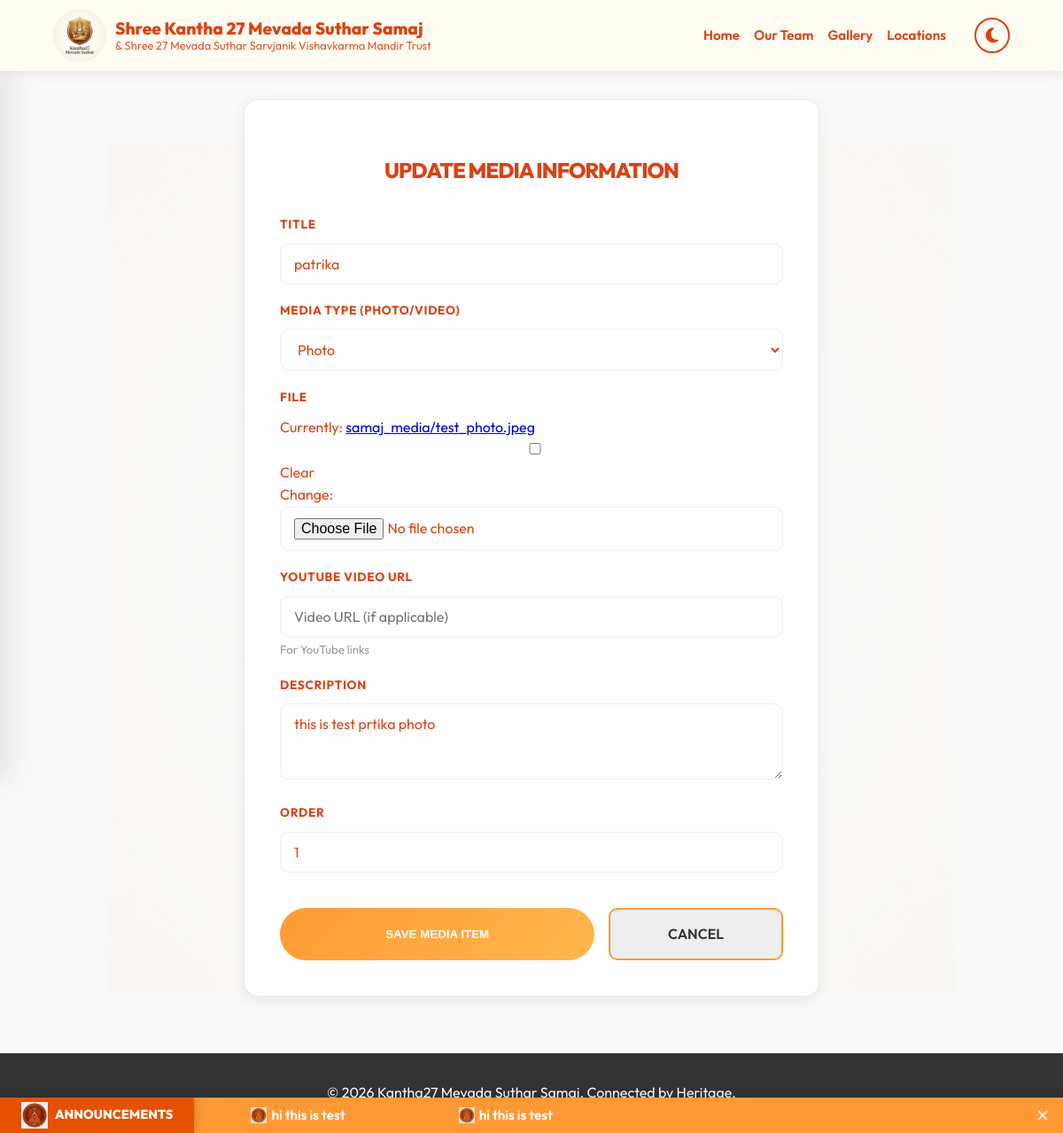
The page /gallery/edit/1/ (signed in) on the database its author committed.
### gallery/models.py (models this page shows, shortened)
class MediaItem(models.Model):
    MEDIA_TYPE_CHOICES = [
        ('PHOTO', 'Photo'),
        ('VIDEO', 'Video'),
    ]
    title = models.CharField(max_length=200)
    media_type = models.CharField(max_length=10, choices=MEDIA_TYPE_CHOICES)
    file = models.FileField(upload_to='samaj_media/', blank=True, null=True)
    video_url = models.URLField(blank=True, null=True, help_text="For YouTube links")
    description = models.TextField(blank=True)
    order = models.PositiveIntegerField(default=0)
    created_at = models.DateTimeField(auto_now_add=True)
    class Meta:
        ordering = ['order', '-created_at']

### news/models.py (models this page shows, shortened)
class NewsAnnouncement(models.Model):
    message = models.TextField(help_text="The announcement text to display in the scroller.")
    is_active = models.BooleanField(default=True, help_text="Toggle visibility of this announcement.")
    scroll_speed = models.IntegerField(default=20, help_text="Speed in seconds (e.g., 20 = Slow, 10 = Fast).")
    created_at = models.DateTimeField(auto_now_add=True)
    updated_at = models.DateTimeField(auto_now=True)

### gallery/views.py (the view)
# urls.py: path('edit/<int:pk>/', views.edit_media, name='edit_media'),
@staff_member_required
def edit_media(request, pk):
    media_item = get_object_or_404(MediaItem, pk=pk)
    if request.method == 'POST':
        form = MediaForm(request.POST, request.FILES, instance=media_item)
        if form.is_valid():
            form.save()
            return redirect('manage_gallery')
    else:
        form = MediaForm(instance=media_item)
    return render(request, 'gallery/media_form.html', {'form': form, 'title': 'Update Media Information'})

### gallery/forms.py
class MediaForm(forms.ModelForm):
    class Meta:
        model = MediaItem
        fields = '__all__'
        widgets = {
            'title': forms.TextInput(attrs={'class': 'form-input', 'placeholder': 'Title'}),
            'description': forms.Textarea(attrs={'class': 'form-input', 'placeholder': 'Description', 'rows': 3}),
            'media_type': forms.Select(attrs={'class': 'form-select'}),
            'video_url': forms.URLInput(attrs={'class': 'form-input', 'placeholder': 'Video URL (if applicable)'}),
            'order': forms.NumberInput(attrs={'class': 'form-input', 'placeholder': 'Display Order'}),
        }
        labels = {
            'media_type': 'Media Type (Photo/Video)',
            'video_url': 'YouTube Video URL',
        }

### news/templatetags/news_tags.py (called while the page is built)
@register.inclusion_tag('news/ticker.html')
def news_ticker():
    announcements = NewsAnnouncement.objects.filter(is_active=True).order_by('-created_at')
    speed = 20
    if announcements.exists():
        speed = announcements.first().scroll_speed
    return {
        'announcements': announcements,
        'speed': speed
    }

### templates/gallery/media_form.html (shortened to what this page needs)
{% extends 'base/base.html' %}
{% block content %}
<div style="max-width: 650px; margin: 0 auto;">
    <div class="glass-card" style="padding: 2.5rem;">
        <h2
            style="color: var(--primary-color); margin-bottom: 2rem; text-align: center; font-weight: 800; letter-spacing: -1px;">
            {{ title|upper }}</h2>
        <form method="post" enctype="multipart/form-data">
            {% for field in form %}
            <div class="form-field-wrapper">
                <label class="form-label" for="{{ field.id_for_label }}">{{ field.label }}</label>
                {{ field }}
                {% if field.help_text %}
                <small style="color: #999; display: block; margin-top: 4px;">{{ field.help_text }}</small>
                {% endif %}
            </div>
            {% endfor %}
            <div style="margin-top: 2.5rem; display: flex; gap: 1rem;">
                <button type="submit" class="btn-primary" style="flex: 2; padding: 15px; font-weight: 700;">SAVE MEDIA
                    ITEM</button>
                <a href="{% url 'manage_gallery' %}" class="btn-secondary"
                    style="flex: 1; text-align: center; background: #eee; color: #333; padding: 15px; border-radius: 10px; font-weight: 600;">CANCEL</a>
            </div>
        </form>
    </div>
</div>
{% endblock %}

### templates/news/ticker.html
{% load static %}
{% if announcements %}
<div class="news-ticker-container">
    <div class="ticker-label">
        <img src="{% static 'img/ticker_logo.png' %}" alt="News" style="height: 30px; margin-right: 8px;">
        Announcements
    </div>
    <div class="ticker-wrap">
        <div class="ticker-move" style="animation-duration: {{ speed }}s;">
            <div class="ticker-group">
                {% for item in announcements %}
                <div class="ticker-item">
                    <img src="{% static 'img/ticker_logo.png' %}" alt="Icon"
                        style="height: 18px; vertical-align: middle; margin-right: 5px; opacity: 0.8;">
                    {{ item.message }}
                </div>
                {% endfor %}
            </div>
            <div class="ticker-group">
                {% for item in announcements %}
                <div class="ticker-item">
                    <img src="{% static 'img/ticker_logo.png' %}" alt="Icon"
                        style="height: 18px; vertical-align: middle; margin-right: 5px; opacity: 0.8;">
                    {{ item.message }}
                </div>
                {% endfor %}
            </div>
        </div>
    </div>
    <button class="ticker-close"
        onclick="document.querySelector('.news-ticker-container').style.display='none';">&times;</button>
</div>
{% endif %}

### static/css/orange_theme.css (style rules this page uses)
:root { --primary-color: #FF9933; --primary-text-dark: #D84315; --secondary-color: #FFF3E0; --accent-color: #E65100; --text-color: #D84315; --text-muted: #BF360C; --text-white: #ffffff; --bg-color: #FEF9E7; --bg-color: #FAFAFA; --glass-bg: rgba(255, 252, 242, 0.95); --shadow-sm: 0 4px 12px rgba(0, 0, 0, 0.08); --shadow-lg: 0 12px 32px rgba(255, 153, 51, 0.15); --gradient-primary: linear-gradient(135deg, #FF9933 0%, #FFB74D 100%); --navbar-height: 80px; --input-bg: #FFFFFF; --input-border: #EEEEEE; }
body { font-family: 'Outfit', sans-serif; background-color: var(--bg-color); color: var(--text-color); margin: 0; padding: 0; background-color: var(--bg-color); color: var(--text-color); margin: 0; padding: 0; line-height: 1.6; position: relative; min-height: 100vh; transition: background-color 0.4s ease, color 0.4s ease; }
h1, h2, h3, h4, h5, h6 { color: var(--primary-text-dark) !important; }
body::before { content: ""; position: fixed; top: 50%; left: 50%; transform: translate(-50%, -50%); width: 80%; height: 80%; background-image: url('../img/logo.png'); background-repeat: no-repeat; background-position: center; background-size: contain; opacity: 0.1; z-index: -1; pointer-events: none; }
.glass-card { background: #FFFFFF; border-radius: 16px; padding: 2rem; box-shadow: 0 4px 15px rgba(0, 0, 0, 0.08); border: 1px solid rgba(0, 0, 0, 0.08); transition: transform 0.3s ease, box-shadow 0.3s ease; backdrop-filter: blur(10px); height: 100%; display: flex; flex-direction: column; }
.btn-primary { background: var(--primary-color); background-image: var(--gradient-primary); color: white; padding: 0.8rem 1.5rem; border-radius: 50px; text-decoration: none; border: none; font-weight: 600; transition: all 0.3s; display: inline-block; cursor: pointer; }
.btn-secondary { background: transparent; color: var(--primary-color); border: 2px solid var(--primary-color); padding: 0.8rem 1.5rem; border-radius: 50px; text-decoration: none; font-weight: 600; transition: all 0.3s; display: inline-block; cursor: pointer; }
.form-field-wrapper { margin-bottom: 1.2rem; }
.form-field-wrapper input, .form-field-wrapper select, .form-field-wrapper textarea { width: 100%; padding: 12px 15px; border: 1.5px solid var(--input-border); border-radius: 10px; font-size: 1rem; font-family: 'Outfit', sans-serif; transition: all 0.3s ease; background: var(--input-bg); color: var(--text-color); box-sizing: border-box; }
.form-label, .info-label, .form-group label { display: block; margin-bottom: 0.6rem; color: var(--primary-text-dark) !important; font-weight: 700; font-size: 0.85rem; letter-spacing: 0.05em; text-transform: uppercase; }
.news-ticker-container { position: fixed; bottom: 0; left: 0; width: 100%; background: var(--primary-color); color: white; height: 40px; display: flex; align-items: center; box-shadow: 0 -2px 10px rgba(0, 0, 0, 0.15); overflow: hidden; z-index: 9999; }
.ticker-label { background: var(--accent-color); padding: 0 1.5rem; height: 100%; display: flex; align-items: center; font-weight: 800; text-transform: uppercase; font-size: 0.9rem; z-index: 2; box-shadow: 2px 0 10px rgba(0, 0, 0, 0.2); }
.ticker-wrap { flex: 1; overflow: hidden; height: 100%; position: relative; display: flex; align-items: center; }
.ticker-move { display: flex; white-space: nowrap; animation-timing-function: linear; animation-name: ticker-left-to-right; animation-iteration-count: infinite; width: max-content; }
.ticker-group { display: flex; flex-shrink: 0; }
.ticker-item { display: flex; align-items: center; padding: 0 4rem; font-size: 0.95rem; font-weight: 600; }
.ticker-close { background: transparent; border: none; color: white; font-size: 1.5rem; padding: 0 1rem; cursor: pointer; line-height: 1; height: 100%; z-index: 3; }

### rows shown on the page
MediaItem: form "patrika" "Photo" "this is test prtika photo" "1"
NewsAnnouncement: message "hi this is test"

### other values the page prints
{{ title|upper }} "UPDATE MEDIA INFORMATION"
{{ field.label }} "TITLE" "MEDIA TYPE (PHOTO/VIDEO)" "FILE" "YOUTUBE VIDEO URL" "DESCRIPTION" "ORDER"
{{ field.help_text }} "For YouTube links"
